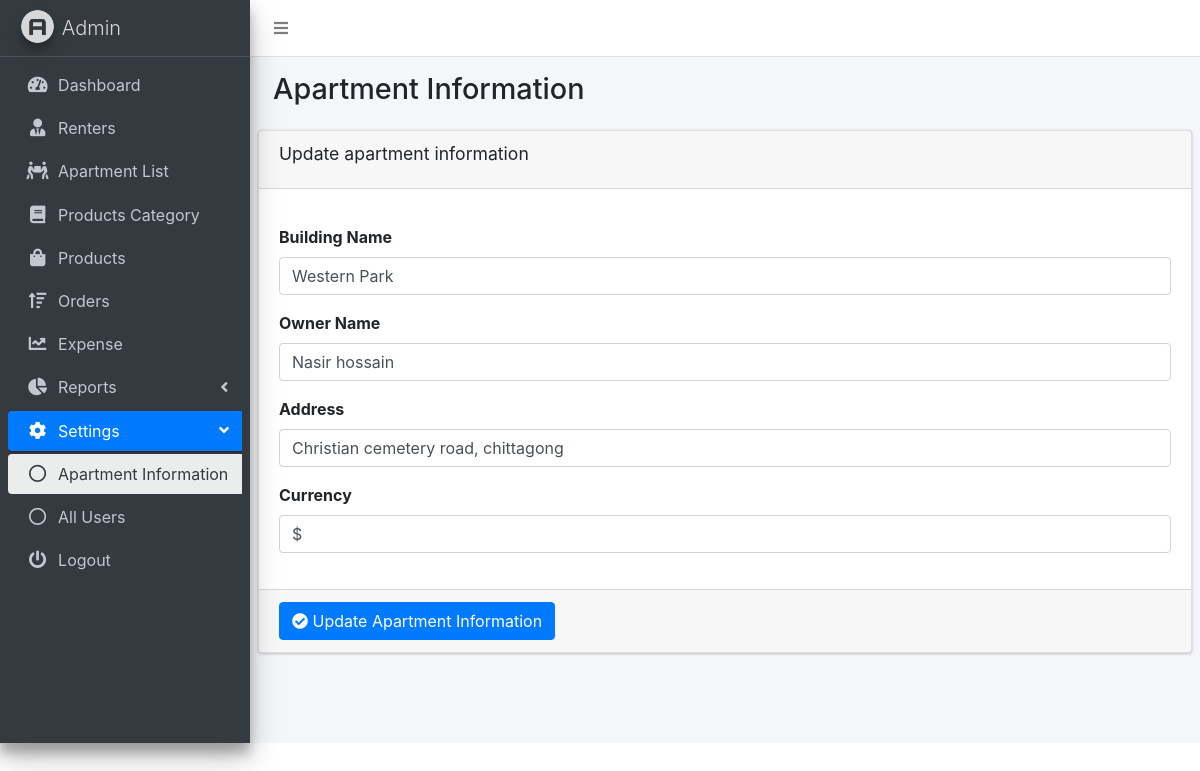
The app's page /edit_building.php?id=1 (signed in) with its own data.
### tables this page shows
CREATE TABLE `buildings` (
  `building_id` int(11) NOT NULL,
  `building_name` varchar(255) NOT NULL,
  `owner_name` varchar(255) NOT NULL,
  `address` varchar(255) NOT NULL,
  `currency` varchar(20) NOT NULL
);

### edit_building.php (the view, shortened to what this page needs)
<?php
if ($_SERVER["REQUEST_METHOD"] == "GET") {
  $getid = $_GET['id'];
  include('db_connect.php');
  if (!empty($getid)) {
    $query = mysqli_query($con, "SELECT * FROM buildings WHERE building_id='$getid'");
    $row = mysqli_fetch_assoc($query);
  }
}
?>
<!DOCTYPE html>
<html lang="en">
<head>
  <link rel="stylesheet" href="dist/css/preloader.css">
  <link rel="stylesheet" href="plugins/sweetalert2/sweetalert2.min.css">
  <link rel="stylesheet" href="plugins/fontawesome-free/css/all.min.css">
  <link rel="stylesheet" href="https://code.ionicframework.com/ionicons/2.0.1/css/ionicons.min.css">
  <link rel="stylesheet" href="plugins/datatables-bs4/css/dataTables.bootstrap4.min.css">
  <link rel="stylesheet" href="plugins/datatables-responsive/css/responsive.bootstrap4.min.css">
  <link rel="stylesheet" href="dist/css/adminlte.min.css">
  <link href="plugins/bootstrap/css/bootstrap.min.css" rel="stylesheet"/>
</head>
<body class="hold-transition sidebar-mini">
<div class="wrapper">
  <nav class="main-header navbar navbar-expand navbar-white navbar-light">
    <ul class="navbar-nav">
      <li class="nav-item">
        <a class="nav-link" data-widget="pushmenu" href="#" role="button"><i class="fas fa-bars"></i></a>
      </li>
    </ul>
  </nav>
  <aside class="main-sidebar sidebar-dark-primary elevation-4">
    <a href="#" class="brand-link">
      <img src="dist/img/AdminLTELogo.png"
           alt="AdminLTE Logo"
           class="brand-image img-circle elevation-3"
           style="opacity: .8">
      <span class="brand-text font-weight-light">Admin</span>
    </a>
    <div class="sidebar">
      <nav class="mt-2">
        <ul class="nav nav-pills nav-sidebar flex-column" data-widget="treeview" role="menu" data-accordion="false">
          <li class="nav-item">
            <a href="dashboard.php" class="nav-link">
              <i class="nav-icon fas fa-tachometer-alt"></i>
              <p>
                Dashboard
              </p>
            </a>
          </li>
            <li class="nav-item">
                <a href="renters.php" class="nav-link ">
                    <i class="nav-icon fas fa-user-tie"></i>
                    <p>
                        Renters
                    </p>
                </a>
            </li>
            <li class="nav-item">
                <a href="apartments.php" class="nav-link">
                    <i class="nav-icon fas fa-people-carry"></i>
                    <p>
                        Apartment List
                    </p>
                </a>
            </li>
          <li class="nav-item">
            <a href="category.php" class="nav-link">
              <i class="nav-icon fas fa-book"></i>
              <p>
                Products Category
              </p>
            </a>
          </li>
          <li class="nav-item">
            <a href="products.php" class="nav-link">
              <i class="nav-icon fas fa-shopping-bag"></i>
              <p>
                Products
              </p>
            </a>
          </li>
          <li class="nav-item">
            <a href="orders.php" class="nav-link">
              <i class="nav-icon fas fa-sort-amount-up"></i>
              <p>
                Orders
              </p>
            </a>
          </li>
          <li class="nav-item">
            <a href="expense.php" class="nav-link">
              <i class="nav-icon fas fa-chart-line"></i>
              <p>
                Expense
              </p>
            </a>
          </li>
          <li class="nav-item">
            <a href="#" class="nav-link">
              <i class="nav-icon fas fa-chart-pie"></i>
              <p>
                Reports
                <i class="right fas fa-angle-left"></i>
              </p>
            </a>
          </li>
          <li class="nav-item has-treeview menu-open">
            <a href="products.php" class="nav-link active">
              <i class="nav-icon fas fa-cog"></i>
              <p>
                Settings
                <i class="right fas fa-angle-left"></i>
              </p>
            </a>
            <ul class="nav nav-treeview">
              <li class="nav-item">
                <a href="apartment_information.php" class="nav-link active">
                  <i class="far fa-circle nav-icon"></i>
                  <p>Apartment Information</p>
                </a>
              </li>
              <li class="nav-item">
                <a href="all_users.php" class="nav-link">
                  <i class="far fa-circle nav-icon"></i>
                  <p>All Users</p>
                </a>
              </li>
            </ul>
          </li>
          <li class="nav-item">
            <a href="logout.php" class="nav-link">
              <i class="nav-icon fas fa-power-off"></i>
              <p>
                Logout
              </p>
            </a>
          </li>
        </ul>
      </nav>
    </div>
  </aside>
  <div class="content-wrapper">
    <section class="content-header">
      <div class="container-fluid">
        <div class="row mb-2">
          <div class="col-sm-6">
            <h1>Apartment Information</h1>
          </div>
        </div>
      </div>
    </section>
    <section class="content">
      <div class="row">
        <div class="col-12">
          <div class="card">
            <div class="card-header">
              <h3 class="card-title">Update apartment information</h3>
            </div>
            <form role="form" id="quickForm" method="post" action="edit_building.php">
              <div class="card-body">
                <div class="form-group">
                  <label for="exampleInputshopName">Building Name</label>
                  <input type="text" name="building_name" class="form-control" id="exampleInputshopName"
                         value="<?php echo $row['building_name'] ?>">
                </div>
                <div class="form-group">
                  <label for="exampleInputshopName">Owner Name</label>
                  <input type="text" name="owner_name" class="form-control" id="exampleInputshopName"
                         value="<?php echo $row['owner_name'] ?>">
                </div>
                <div class="form-group">
                  <label for="exampleInputAddress">Address</label>
                  <input type="text" name="address" class="form-control" id="exampleInputAddress"
                         value="<?php echo $row['address'] ?>">
                </div>
                <div class="form-group">
                  <label for="exampleInputCurrencySymbol">Currency</label>
                  <input type="text" name="currency" class="form-control" id="exampleInputCurrencySymbol"
                         value="<?php echo $row['currency'] ?>">
                </div>
              </div>
              <div class="card-footer">
                <button type="submit" id="update_apartment" class="btn btn-primary"><i class="fa fa-check-circle"></i> Update
                  Apartment Information
                </button>
              </div>
            </form>
          </div>
        </div>
      </div>
    </section>
  </div>
</div>
</body>
</html>

### records on screen
buildings: building_name "Western Park", owner_name "Nasir hossain", address "Christian cemetery road, chittagong", currency "$"
